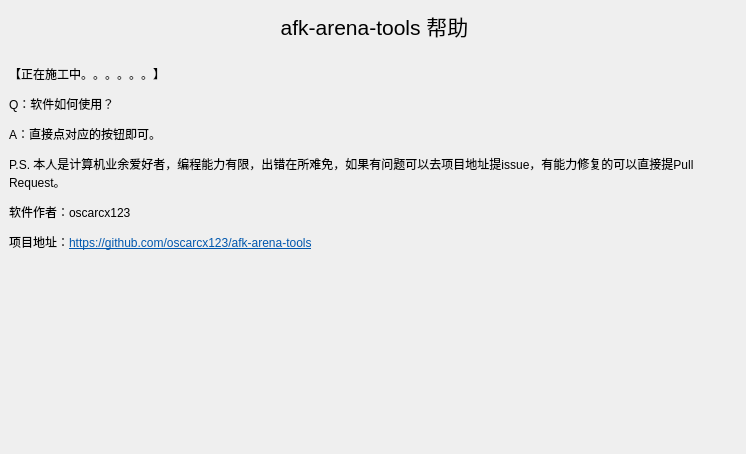
<?xml version="1.0" encoding="UTF-8"?>
<ui version="4.0">
 <class>Dialog</class>
 <widget class="QDialog" name="Dialog">
  <property name="geometry">
   <rect>
    <x>0</x>
    <y>0</y>
    <width>746</width>
    <height>454</height>
   </rect>
  </property>
  <property name="windowTitle">
   <string>帮助</string>
  </property>
  <widget class="QLabel" name="label">
   <property name="geometry">
    <rect>
     <x>9</x>
     <y>9</y>
     <width>731</width>
     <height>33</height>
    </rect>
   </property>
   <property name="font">
    <font>
     <pointsize>16</pointsize>
    </font>
   </property>
   <property name="text">
    <string>afk-arena-tools 帮助</string>
   </property>
   <property name="alignment">
    <set>Qt::AlignCenter</set>
   </property>
  </widget>
  <widget class="QLabel" name="label_2">
   <property name="geometry">
    <rect>
     <x>9</x>
     <y>48</y>
     <width>731</width>
     <height>221</height>
    </rect>
   </property>
   <property name="text">
    <string>&lt;html&gt;&lt;head/&gt;&lt;body&gt;&lt;p&gt;【正在施工中。。。。。。】&lt;/p&gt;&lt;p&gt;Q：软件如何使用？&lt;/p&gt;&lt;p&gt;A：直接点对应的按钮即可。&lt;/p&gt;&lt;p&gt;P.S. 本人是计算机业余爱好者，编程能力有限，出错在所难免，如果有问题可以去项目地址提issue，有能力修复的可以直接提Pull Request。&lt;/p&gt;&lt;p&gt;软件作者：oscarcx123&lt;/p&gt;&lt;p&gt;项目地址：&lt;a href=&quot;https://github.com/oscarcx123/fraction-calc&quot;&gt;&lt;span style=&quot; text-decoration: underline; color:#0057ae;&quot;&gt;https://github.com/oscarcx123/afk-arena-tools&lt;/span&gt;&lt;/a&gt;&lt;/p&gt;&lt;/body&gt;&lt;/html&gt;</string>
   </property>
   <property name="alignment">
    <set>Qt::AlignLeading|Qt::AlignLeft|Qt::AlignVCenter</set>
   </property>
   <property name="wordWrap">
    <bool>true</bool>
   </property>
  </widget>
 </widget>
 <resources/>
 <connections/>
</ui>
